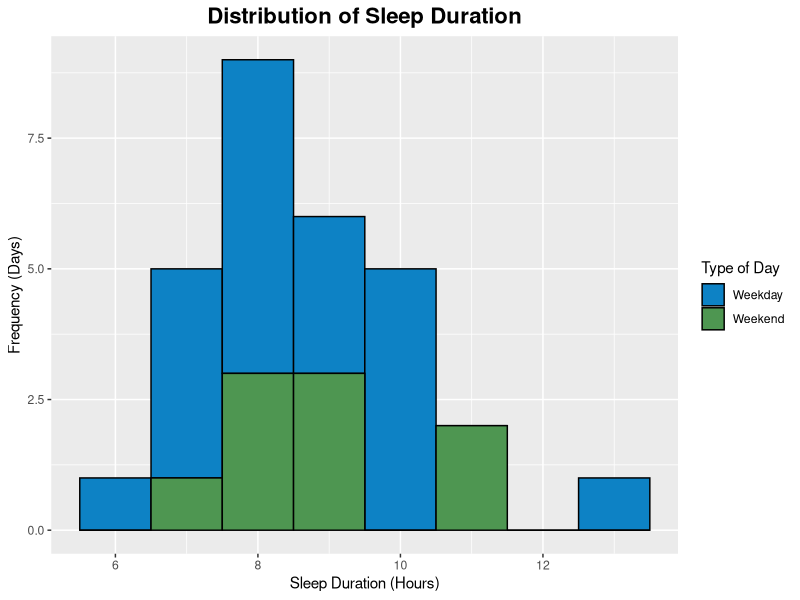
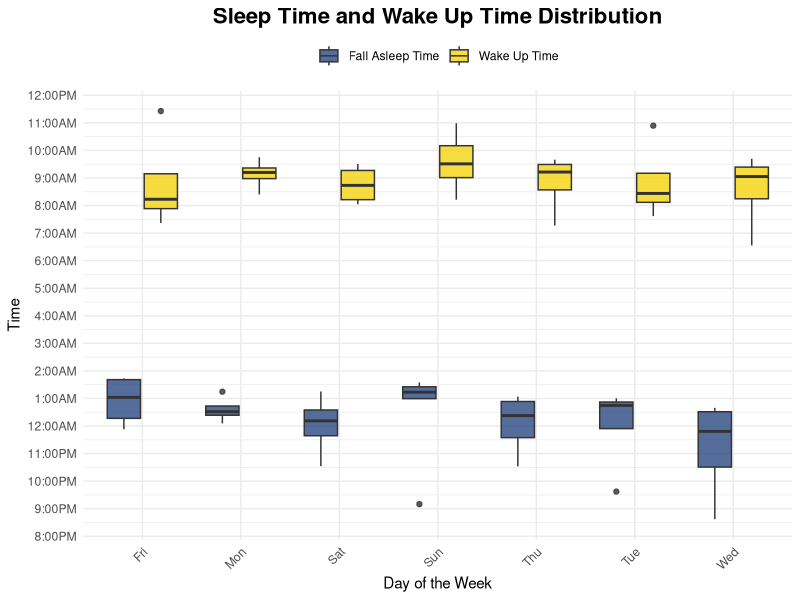

The R script that drew these images, in order:
library(ggplot2)
library(dplyr)
library(lubridate)
library(tidyverse)

# Read and prepare data
sleep_data <- read.csv("sleep classified.csv")
sleep_data <- sleep_data %>% filter(state != "neither")

sleep_data$row_id <- rep(1:(nrow(sleep_data) / 2), each = 2)

night_data <- sleep_data %>%
  group_by(row_id) %>%
  summarize(
    sleep_time = first(end_time), 
    wake_up_time = last(start_time), 
    sleep_duration = last(time_gap)  
  ) %>%
  select(sleep_time, wake_up_time, sleep_duration)

night_data <- night_data %>%
  mutate(day_of_week = rep(c("Sun", "Mon", "Tue", "Wed", "Thu", "Fri", "Sat"), length.out = nrow(night_data)))

night_data <- night_data %>%
  mutate(
    sleep_time = ymd_hms(sleep_time),  
    wake_up_time = ymd_hms(wake_up_time)  
)

night_data <- night_data %>%
  mutate(day_type = ifelse((day_of_week == "Sat" | day_of_week == "Sun"), "Weekend", "Weekday"))


initial_reference_time <- ymd_hms("2025-01-12 20:00:00")

night_data <- night_data %>%
  mutate(
    reference_time = initial_reference_time + days(row_number() - 1),
    sleep_time_relative = as.numeric(difftime(sleep_time, reference_time, units = "mins")),
    wake_up_time_relative = as.numeric(difftime(wake_up_time, reference_time, units = "mins"))
  )

night_data_long <- night_data %>%
  gather(key = "time_type", value = "time_relative", sleep_time_relative, wake_up_time_relative)

#Visualization 1: Histogram to show sleep duration distribution
ggplot(night_data, aes(x = sleep_duration, fill = day_type)) +
  geom_histogram(binwidth = 1, color = "black", alpha = 1) +
  scale_fill_manual(values = c("Weekend" = "#4e9651", "Weekday" = "#0d82c5")) +
  guides(fill = guide_legend(title = "Type of Day")) + 
  labs(
    title = "Distribution of Sleep Duration",
    x = "Sleep Duration (Hours)",
    y = "Frequency (Days)"
  ) + 
  theme(plot.title = element_text(hjust = 0.5, size = 16, face = "bold")) 
  theme_minimal()

#Visualization 2: Box Plot to show sleep/wake time distribution
  ggplot(night_data_long, aes(x = day_of_week, y = time_relative, fill = time_type)) +
    geom_boxplot(alpha = 0.8) +
    labs(
      title = "Sleep Time and Wake Up Time Distribution",
      x = "Day of the Week",
      y = "Time"
    ) +
    scale_fill_manual(values = c("sleep_time_relative" = "#2a4982", "wake_up_time_relative" = "#f5d30f"),
                      labels = c("Fall Asleep Time", "Wake Up Time")) +
    scale_y_continuous(
      breaks = seq(0, 960, by = 60),  # Set breaks at every 60 minutes (1 hour)
      labels = c("8:00PM", "9:00PM", "10:00PM", "11:00PM", "12:00AM", "1:00AM", "2:00AM", "3:00AM",
                 "4:00AM", "5:00AM", "6:00AM", "7:00AM", "8:00AM", "9:00AM", "10:00AM", "11:00AM", "12:00PM")
    ) +
    theme_minimal() +
    theme(
      plot.title = element_text(hjust = 0.5, size = 16, face = "bold"),
      axis.text.x = element_text(angle = 45, hjust = 1),
      legend.title = element_blank(),  # Remove legend title
      legend.position = "top"
    )